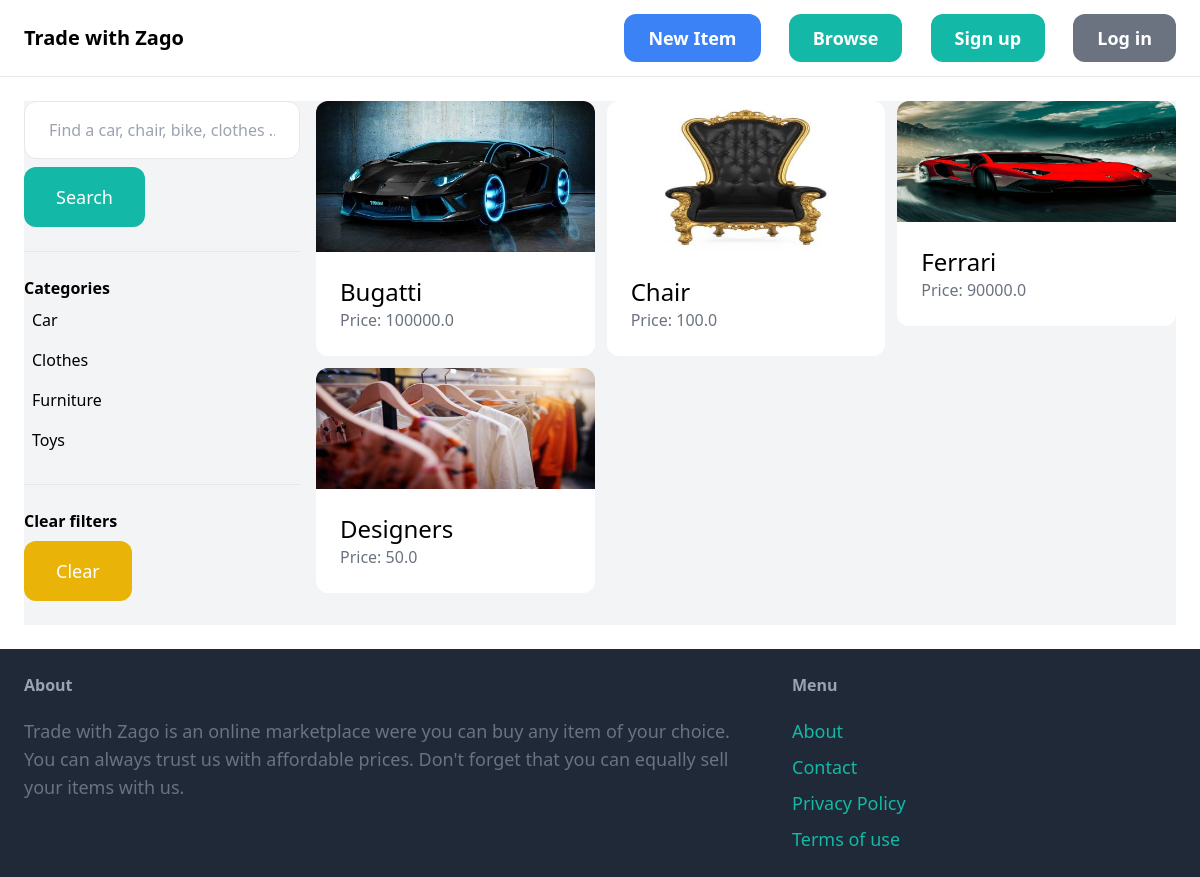
The app's page /items/ with its own data.
### item/models.py (models this page shows, shortened)
class Category(models.Model):
    name = models.CharField(max_length=255)
    class Meta:
        ordering = ('name',)
        verbose_name_plural = 'Categories'

class Item(models.Model):
    category = models.ForeignKey(Category, related_name='items', on_delete=models.CASCADE)
    name = models.CharField(max_length=255)
    description = models.TextField(blank=True, null=True)
    price = models.FloatField()
    image = models.ImageField(upload_to= 'item_images', blank=True, null=True)
    is_sold = models.BooleanField(default=False)
    created_by = models.ForeignKey(User, related_name='items', on_delete=models.CASCADE)
    created_at = models.DateTimeField(auto_now_add=True)

### item/views.py (the view)
# urls.py: path('', views.items, name='items'),
def items(request):
    query = request.GET.get('query', '')
    category_id = request.GET.get('category', 0)
    categories = Category.objects.all()
    items = Item.objects.filter(is_sold= False)
    if category_id:
        items= items.filter(category_id=category_id)
    if query:
        items=items.filter(Q(name__icontains=query) | Q(description__icontains=query))
    return render(request, 'item/items.html', {
        'items': items,
        'query': query,
        'categories': categories,
        'category_id': int(category_id),
    })

### item/templates/item/items.html (shortened to what this page needs)
{% extends 'core/base.html' %}
{% load static %}
{% block content %}
    <div class="pb-6 grid grid-cols-4 gap-4 bg-gray-100">
        <div class="col-span-1">
            <form method="get" action="{% url 'item:items' %}">
                <input name="query" class="w-full py-4 px-6 border rounded-xl" type="text" value="{{ query }}" placeholder="Find a car, chair, bike, clothes ..">
                <button class="mt-2 py-4 px-8 text-lg bg-teal-500 text-white rounded-xl">Search</button>
            </form>
            <hr class="my-6">
            <p class="font-semibold">Categories</p>
            <ul>
                {% for category in categories %}
                    <li class="py-2 px-2 rounded-xl{% if category.id == category_id %} bg-gray-200{% endif %}">
                        <a href="{% url 'item:items' %}?query={{ query }}&category={{ category.id }}">{{ category.name }}</a>
                    </li>
                {% endfor %}
            </ul>
            <hr class="my-6">
            <p class="font-semibold">Clear filters</p>
            <ul>
                <li><a href="{% url 'item:items' %}" class="mt-2 py-4 px-8 inline-block bg-yellow-500 text-lg rounded-xl text-white">Clear</a></li>
            </ul>
        </div>
        <div class="col-span-3">
            <div class="grid grid-cols-3 gap-3">
                {% for item in items %}
                    <div>
                        <a href="{% url 'item:detail' item.id %}">
                            <div>
                                <img src="{{ item.image.url }}" class="rounded-t-xl">
                            </div>
                            <div class="p-6 bg-white rounded-b-xl">
                                <h2 class="text-2xl">{{ item.name }}</h2>
                                <p class="text-gray-500">Price: {{ item.price }}</p>
                            </div>
                        </a>
                    </div>
                {% endfor %}
            </div>
        </div>
    </div>
{% endblock %}

### records on screen
Category: name "Car"
Category: name "Clothes"
Category: name "Furniture"
Category: name "Toys"
Item: image (picture), name "Bugatti", price "100000.0"
Item: image (picture), name "Chair", price "100.0"
Item: image (picture), name "Ferrari", price "90000.0"
Item: image (picture), name "Designers", price "50.0"
